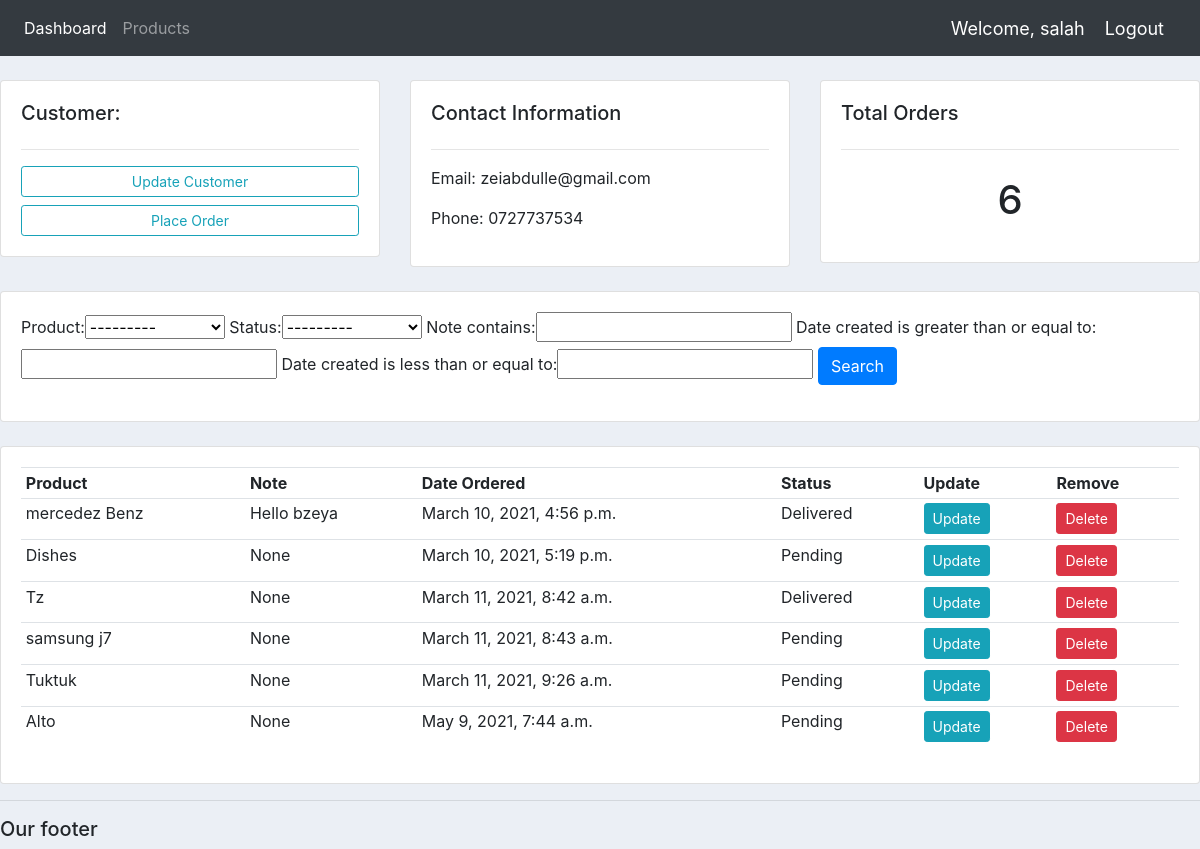
Screenshot of /customer/4/ (signed in) with the database file from the repository.
### accounts/models.py (models this page shows, shortened)
class Customer(models.Model):
    name = models.CharField(max_length=200, null=True)
    phone = models.CharField(max_length=200, null=True)
    email = models.CharField(max_length=200, null=True)
    date_created = models.DateTimeField(auto_now_add=True, null=True)

class Order(models.Model):
    STATUS = (
        ('Pending', 'Pending'),
        ('Out for delivery', 'Out for delivery'),
        ('Delivered', 'Delivered'),
        )
    customer = models.ForeignKey(Customer, null=True, on_delete= models.SET_NULL)
    product = models.ForeignKey(Product, null=True, on_delete= models.SET_NULL)
    date_created = models.DateTimeField(auto_now_add=True, null=True)
    status = models.CharField(max_length=200, null=True, choices=STATUS)
    note = models.CharField(max_length=200, null=True)

class Product(models.Model):
    CATEGORY = (
        ('Indoor', 'Indoor'),
        ('Out Door', 'Out Door'),
    )
    name = models.CharField(max_length=200, null=True)
    price = models.FloatField(null=True)
    category = models.CharField(max_length=200, null=True, choices=CATEGORY)
    description = models.CharField(max_length=200, null=True, blank=True)
    date_created = models.DateTimeField(auto_now_add=True, null=True)
    tags = models.ManyToManyField(Tag)
    def __str__(self):
        return self.name

### accounts/views.py (the view)
# urls.py: path('customer/<str:pk_test>/', views.customer, name="customer"),
@login_required(login_url='login')
def customer(request, pk_test):
    customer = Customer.objects.get(id=pk_test)
    orders = customer.order_set.all()
    order_count = orders.count
    myFilter = OrderFilter(request.GET, queryset=orders)
    orders = myFilter.qs
    context = {'customer': customer, 'orders': orders, 'order_count': order_count, 'myFilter': myFilter}
    return render(request, 'accounts/customer.html', context)

### accounts/templates/accounts/customer.html
{%  extends 'accounts/main.html' %}
{% block content %}
	<br>
<div class="row">
	<div class="col-md">
		<div class="card card-body">
			<h5>Customer:</h5>
			<hr>
			<a class="btn btn-outline-info  btn-sm btn-block" href="">Update Customer</a>
			<a class="btn btn-outline-info  btn-sm btn-block" href="{% url 'create_order' customer.id %}">Place Order</a>
		</div>
	</div>
	<div class="col-md">
		<div class="card card-body">
			<h5>Contact Information</h5>
			<hr>
			<p>Email: {{customer.email}}</p>
			<p>Phone: {{customer.phone}}</p>
		</div>
	</div>
	<div class="col-md">
		<div class="card card-body">
			<h5>Total Orders</h5>
			<hr>
			<h1 style="text-align: center;padding: 10px">{{order_count}}</h1>
		</div>
	</div>
</div>
<br>
<div class="row">
	<div class="col">
		<div class="card card-body">
			<form method="get">
				{{myFilter.form}}
		    <button class="btn btn-primary" type="submit">Search</button>
		  </form>
		</div>
	</div>
</div>
<br>
<div class="row">
	<div class="col-md">
		<div class="card card-body">
			<table class="table table-sm">
				<tr>
					<th>Product</th>
					<th>Note</th>
					<th>Date Ordered</th>
					<th>Status</th>
					<th>Update</th>
					<th>Remove</th>
				</tr>
				{% for order in orders %}
				<tr>
					<td>{{order.product}}</td>
					<td>{{order.note}}</td>
					<td>{{order.date_created}}</td>
					<td>{{order.status}}</td>
                    <td><a class="btn btn-sm btn-info" href="{% url 'update_order' order.id %}">Update</a> </td>
                    <td><a class="btn btn-sm btn-danger" href="{% url 'delete_order' order.id %}">Delete</a> </td>
				</tr>
				{% endfor %}
			</table>
		</div>
	</div>
</div>
{% endblock %}

### accounts/templates/accounts/navbar.html (shortened to what this page needs)
{% load static %}
<nav class="navbar navbar-expand-lg navbar-dark bg-dark">
  <div class="collapse navbar-collapse" id="navbarNav">
    <ul class="navbar-nav">
      <li class="nav-item active">
        <a class="nav-link" href="{% url 'home'%}">Dashboard</a>
      </li>
      <li class="nav-item">
        <a class="nav-link" href="{% url 'products'%}">Products</a>
      </li>
    </ul>
  </div>
  <span class="hello-msg">Welcome, {{request.user}} </span>
  <span ><a class="hello-msg" href="{% url 'logout' %}">Logout</a> </span>
</nav>

### static/css/main.css (style rules this page uses)
body { background-color: #ebeff5; }

### accounts/templates/accounts/navbar.html (style rules this page uses)
.hello-msg { font-size: 18px; color: #fff; margin-right: 20px; }

### rows the page displays
Customer: email "zeiabdulle@gmail.com", phone "0727737534"
Order: product "mercedez Benz", note "Hello bzeya", date_created "March 10, 2021, 4:56 p.m.", status "Delivered"
Order: product "Dishes", note "None", date_created "March 10, 2021, 5:19 p.m.", status "Pending"
Order: product "Tz", note "None", date_created "March 11, 2021, 8:42 a.m.", status "Delivered"
Order: product "samsung j7", note "None", date_created "March 11, 2021, 8:43 a.m.", status "Pending"
Order: product "Tuktuk", note "None", date_created "March 11, 2021, 9:26 a.m.", status "Pending"
Order: product "Alto", note "None", date_created "May 9, 2021, 7:44 a.m.", status "Pending"

### other values shown
{{ request.user }} "salah"
{{ order_count }} "6"
